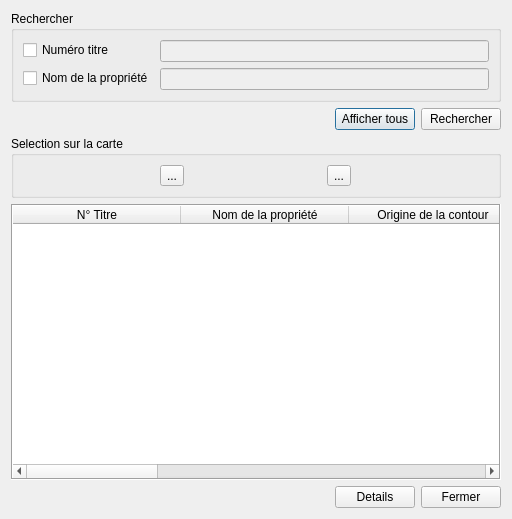
<?xml version="1.0" encoding="UTF-8"?>
<ui version="4.0">
 <class>Dialog</class>
 <widget class="QDialog" name="Dialog">
  <property name="geometry">
   <rect>
    <x>0</x>
    <y>0</y>
    <width>512</width>
    <height>519</height>
   </rect>
  </property>
  <property name="windowTitle">
   <string>Recherche d'une proposition titre</string>
  </property>
  <property name="modal">
   <bool>true</bool>
  </property>
  <layout class="QVBoxLayout" name="verticalLayout">
   <item>
    <widget class="QGroupBox" name="groupBox">
     <property name="title">
      <string>Rechercher</string>
     </property>
     <layout class="QFormLayout" name="formLayout">
      <property name="fieldGrowthPolicy">
       <enum>QFormLayout::AllNonFixedFieldsGrow</enum>
      </property>
      <item row="0" column="0">
       <widget class="QCheckBox" name="checkBoxNumDemande">
        <property name="text">
         <string>Numéro titre</string>
        </property>
       </widget>
      </item>
      <item row="0" column="1">
       <widget class="QLineEdit" name="lineEditNumTitre">
        <property name="enabled">
         <bool>false</bool>
        </property>
       </widget>
      </item>
      <item row="1" column="0">
       <widget class="QCheckBox" name="checkBoxNomDemandeur">
        <property name="text">
         <string>Nom de la propriété</string>
        </property>
       </widget>
      </item>
      <item row="1" column="1">
       <widget class="QLineEdit" name="lineEditNomPropriete">
        <property name="enabled">
         <bool>false</bool>
        </property>
       </widget>
      </item>
     </layout>
    </widget>
   </item>
   <item>
    <layout class="QHBoxLayout" name="horizontalLayout">
     <item>
      <spacer name="horizontalSpacer">
       <property name="orientation">
        <enum>Qt::Horizontal</enum>
       </property>
       <property name="sizeHint" stdset="0">
        <size>
         <width>40</width>
         <height>20</height>
        </size>
       </property>
      </spacer>
     </item>
     <item>
      <widget class="QPushButton" name="btnAfficherTous">
       <property name="text">
        <string>Afficher tous</string>
       </property>
      </widget>
     </item>
     <item>
      <widget class="QPushButton" name="btnRechercher">
       <property name="text">
        <string>Rechercher</string>
       </property>
      </widget>
     </item>
    </layout>
   </item>
   <item>
    <widget class="QGroupBox" name="groupBox_2">
     <property name="title">
      <string>Selection sur la carte</string>
     </property>
     <layout class="QHBoxLayout" name="horizontalLayout_2">
      <item>
       <widget class="QToolButton" name="toolBtnSelectionSurCarte">
        <property name="text">
         <string>...</string>
        </property>
       </widget>
      </item>
      <item>
       <widget class="QToolButton" name="toolBtnSelectionSurCarte_2">
        <property name="text">
         <string>...</string>
        </property>
       </widget>
      </item>
     </layout>
    </widget>
   </item>
   <item>
    <widget class="QTableWidget" name="tableWidget">
     <property name="frameShape">
      <enum>QFrame::Box</enum>
     </property>
     <attribute name="horizontalHeaderDefaultSectionSize">
      <number>168</number>
     </attribute>
     <column>
      <property name="text">
       <string>N° Titre</string>
      </property>
     </column>
     <column>
      <property name="text">
       <string>Nom de la propriété</string>
      </property>
     </column>
     <column>
      <property name="text">
       <string>Origine de la contour</string>
      </property>
     </column>
     <column>
      <property name="text">
       <string>District</string>
      </property>
     </column>
     <column>
      <property name="text">
       <string>Commune</string>
      </property>
     </column>
     <column>
      <property name="text">
       <string>Fokontany</string>
      </property>
     </column>
     <column>
      <property name="text">
       <string>Surface carte</string>
      </property>
     </column>
    </widget>
   </item>
   <item>
    <layout class="QHBoxLayout" name="horizontalLayout_3">
     <item>
      <spacer name="horizontalSpacer_2">
       <property name="orientation">
        <enum>Qt::Horizontal</enum>
       </property>
       <property name="sizeHint" stdset="0">
        <size>
         <width>40</width>
         <height>20</height>
        </size>
       </property>
      </spacer>
     </item>
     <item>
      <widget class="QPushButton" name="btnDetail">
       <property name="text">
        <string>Details</string>
       </property>
      </widget>
     </item>
     <item>
      <widget class="QPushButton" name="btnFermer">
       <property name="text">
        <string>Fermer</string>
       </property>
      </widget>
     </item>
    </layout>
   </item>
  </layout>
 </widget>
 <resources/>
 <connections/>
</ui>
